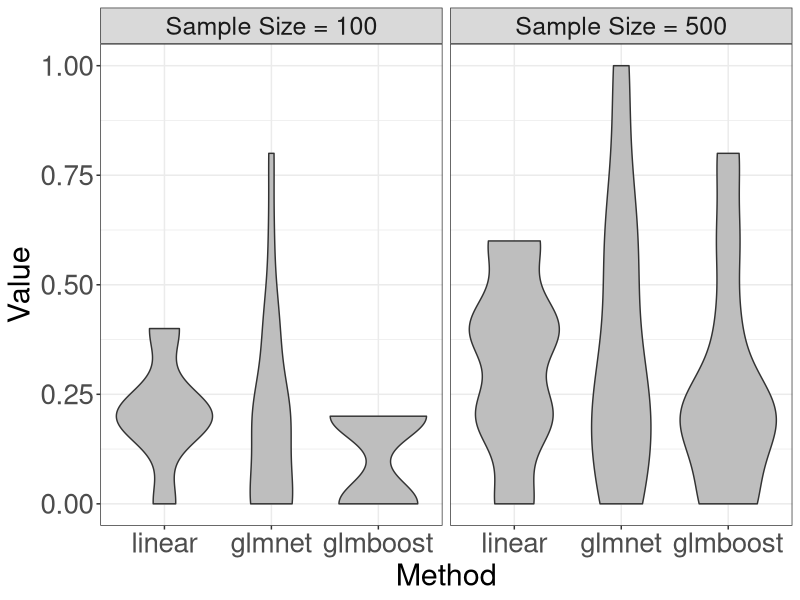
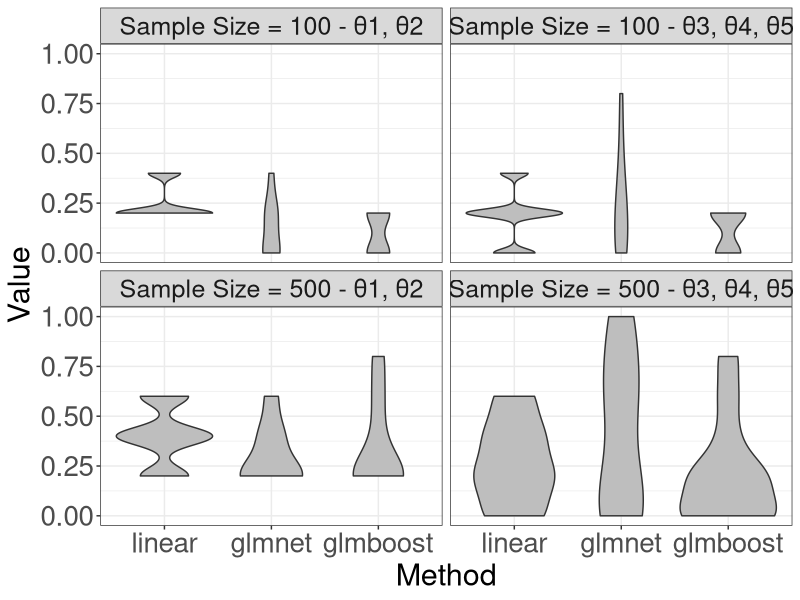

Write the R code that produced these figures, in order.

library(ggplot2)
library(gridExtra)

## Sample size 100
mu <- c(1, 1, 1, 1, 1, 2, 2, 2, 2, 2, 3, 3, 3, 3, 3, 4, 4, 4, 4, 4)
theta <- c(1, 2, 3, 4, 5, 1, 2, 3, 4, 5, 1, 2, 3, 4, 5, 1, 2, 3, 4, 5)
## linear
linear <- c(0.6, 0.6, 0.6, 0.8, 0.6, 0.8, 0.8, 0.8, 0.8, 1, 0.8, 0.8, 0.8, 0.8, 1, 0.8, 0.8, 0.8, 0.8, 1)
## glmnet
glmnet <- c(1, 1, 1, 1, 1, 0.8, 0.6, 0.2, 0.8, 0.8, 0.8, 1, 0.6, 0.8, 1, 1, 0.8, 0.4, 0.8, 0.6)
## glmboost
glmboost <- c(0.8, 0.8, 0.8, 0.8, 0.8, 1, 1, 1, 0.8, 1, 0.8, 0.8, 0.8, 0.8, 1, 1, 1, 1, 0.8, 1)

data_100 <- data.frame(
  mu = mu,
  theta = theta, 
  Method = rep(c("linear", "glmnet", "glmboost"), each = length(linear)),
  Value = c(1-linear, 1-glmnet, 1-glmboost),
  SampleSize = rep("100", each = length(linear))
)

## Sample size 500
mu <- c(1, 1, 1, 1, 1, 2, 2, 2, 2, 2, 3, 3, 3, 3, 3, 4, 4, 4, 4, 4)
theta <- c(1, 2, 3, 4, 5, 1, 2, 3, 4, 5, 1, 2, 3, 4, 5, 1, 2, 3, 4, 5)
## linear
linear <- c(0.6, 0.6, 0.6, 0.8, 0.6, 0.8, 0.8, 0.8, 1, 0.8, 0.4, 0.4, 0.4, 1, 0.4, 0.6, 0.6, 0.6, 1, 0.8)
## glmnet
glmnet <- c(0.8, 0.8, 1, 1, 0.8, 0.8, 0.8, 0, 0.4, 0.8, 0.4, 0.8, 1, 0.4, 0.4, 0.6, 0.6, 0, 0.2, 1)
## glmboost
glmboost <- c(0.8, 0.8, 0.8, 1, 1, 0.8, 0.8, 0.8, 1, 0.8, 0.4, 0.2, 0.2, 1, 0.4, 0.8, 0.6, 0.6, 1, 0.8)

data_500 <- data.frame(
  mu = mu,
  theta = theta, 
  Method = rep(c("linear", "glmnet", "glmboost"), each = length(linear)),
  Value = c(1-linear, 1-glmnet, 1-glmboost),
  SampleSize = rep("500", each = length(linear))
)

method_order <- c("linear", "glmnet", "glmboost")

combined_data <- rbind(data_100, data_500)

ggplot(combined_data, aes(x = Method, y = Value, fill = Method)) +
  geom_violin(fill = 'gray') +
  #geom_boxplot() +
  labs(x = "Method",
       y = "Value") +
  facet_wrap(~ SampleSize, ncol = 2, labeller = as_labeller(c("100" = "Sample Size = 100", "500" = "Sample Size = 500"))) +
  theme_bw() +
  theme(axis.text.x = element_text(size = 20), 
        axis.text.y = element_text(size = 20),
        axis.title = element_text(size = 22), 
        strip.text = element_text(size = 18),
        text = element_text(size = 20)) +
  scale_x_discrete(limits = method_order)

#####################
## Separate theta equal to 0 and 1
####################
condition <- data_100$theta <= 2
data_100_1 <- cbind(data_100[condition, ], sampleCon = '100-1')
data_100_2 <- cbind(data_100[!condition, ], sampleCon = '100-2')

condition <- data_500$theta <= 2
data_500_1 <- cbind(data_500[condition, ], sampleCon = '500-1')
data_500_2 <- cbind(data_500[!condition, ], sampleCon = '500-2')

combined_data <- rbind(data_100_1, data_100_2, data_500_1, data_500_2)
method_order <- c("linear", "glmnet", "glmboost")


ggplot(combined_data, aes(x = Method, y = Value, fill = Method)) +
  geom_violin(fill = 'gray') +
  #geom_boxplot() +
  labs(x = "Method",
       y = "Value") +
  facet_wrap(~ sampleCon, ncol = 2, labeller = as_labeller(c("100-1" = "Sample Size = 100 - θ1, θ2", 
                                                              "100-2" = "Sample Size = 100 - θ3, θ4, θ5",
                                                              "500-1" = "Sample Size = 500 - θ1, θ2",
                                                              "500-2" = "Sample Size = 500 - θ3, θ4, θ5"))) +
  theme_bw() +
  theme(axis.text.x = element_text(size = 20), 
        axis.text.y = element_text(size = 20),
        axis.title = element_text(size = 22), 
        strip.text = element_text(size = 18),
        text = element_text(size = 20)) +
  scale_x_discrete(limits = method_order)
